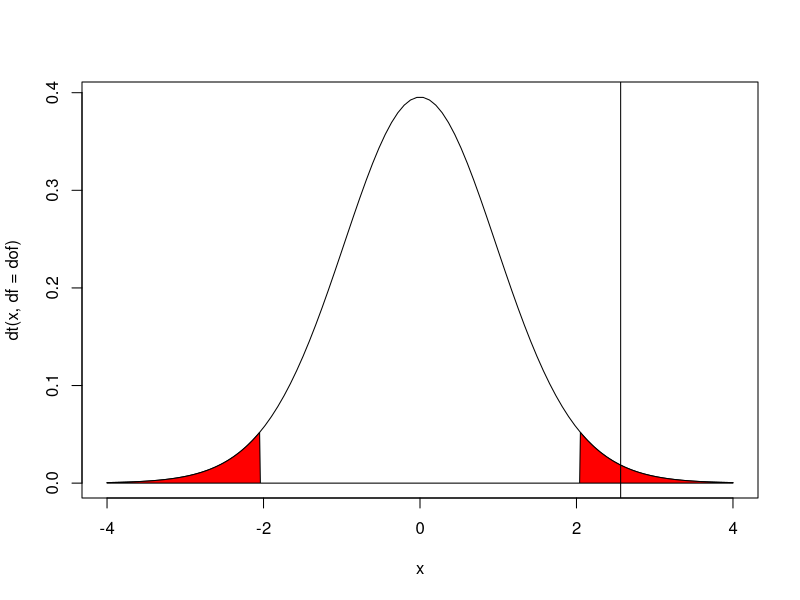
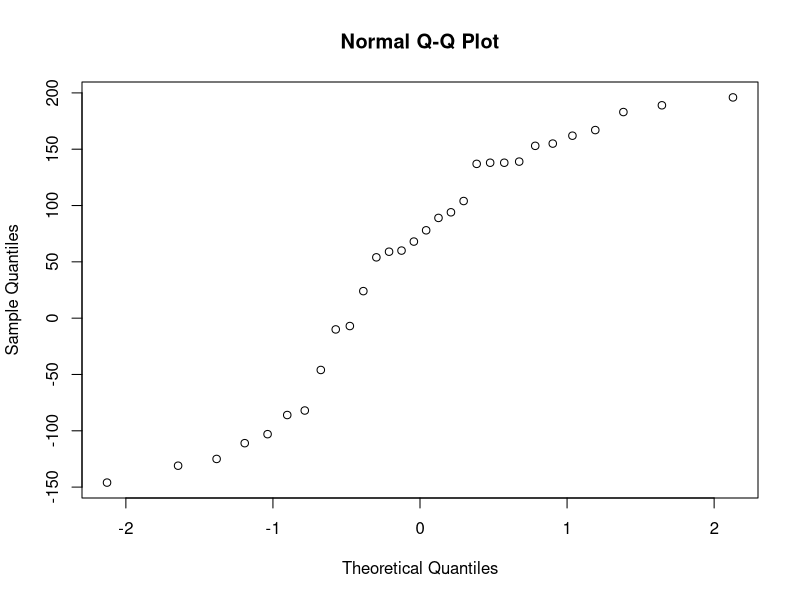
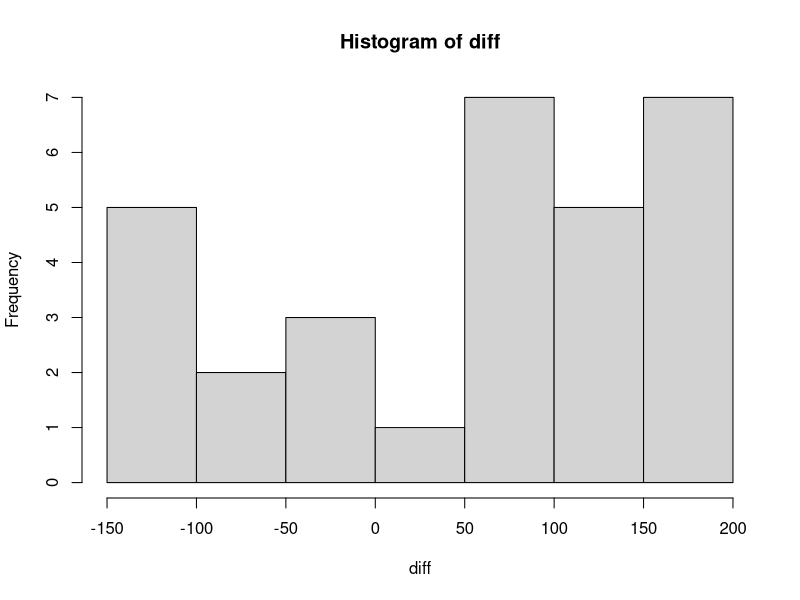
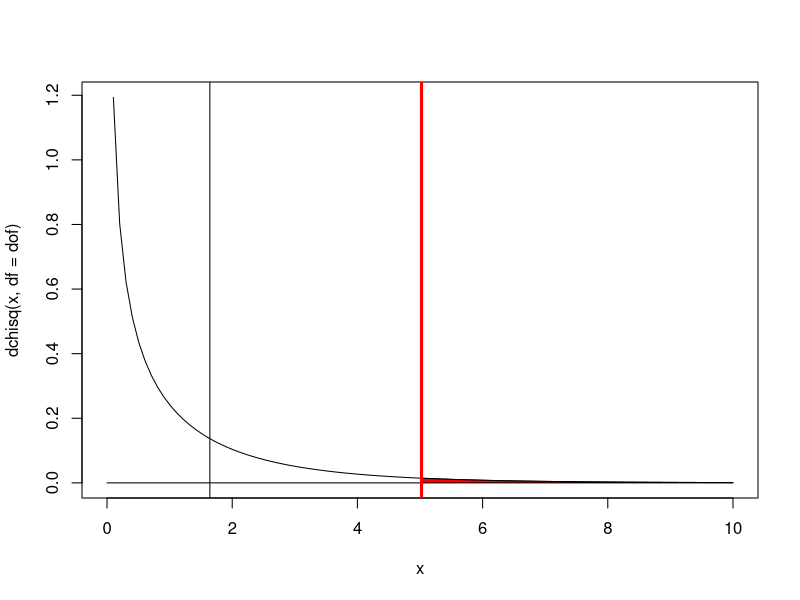

These figures' R source, in order:
## ---- chunk 1
library(glue)

# quick function to make plotting faster
t_plot <- function(alpha=0.05, dof = 5,t_obs = 0){
  # define rejection regions
  rej_left <- qt(alpha/2,df = dof)
  rej_right <- qt(alpha/2,df = dof,lower.tail = F)
  #plot the curve with rejection regions
  x <- seq(-4,4,length.out = 100)
  plot(
    x,
    y = dt(x,df = dof),
    type = 'l'
  )
  ## x and y for the whole area
  xReject <- c(seq(-4,4,by=0.01))
  yReject <- dt(xReject,df = dof)
  yReject[xReject > rej_left & xReject < rej_right] <- 0
  polygon(c(xReject,xReject[length(xReject)],xReject[1]),
  c(yReject,0, 0), col='red')
  abline(v = t_obs)
}

chisq_plot <- function(alpha=0.05, dof = 5,t_obs = 0){
  # define rejection regions
  # rej_left <- qchisq(alpha/2,df = dof)
  rej_right <- qchisq(alpha/2,df = dof,lower.tail = F)
  #plot the curve with rejection regions
  x <- seq(0,10,length.out = 100)
  plot(
    x,
    y = dchisq(x,df = dof),
    type = 'l'
  )
  ## x and y for the whole area
  xReject <- c(seq(0,10,by=0.01))
  yReject <- dchisq(xReject,df = dof)
  yReject[xReject < rej_right] <- 0
  polygon(c(xReject,xReject[length(xReject)],xReject[1]),
  c(yReject,0, 0), col='red')
  abline(v = t_obs)
  abline(v = rej_right,col = 'red', lw = 3)
}

#Load in the data
df <- read.csv('bestroute.csv')
hmin <- df$HighwayMin * 60
hsec <- df$HighwaySec 
h <- hmin + hsec

bmin <- df$BackRouteMin *60
bsec <- df$BackRouteSec
b <- bmin + bsec
## ---- chunk 2
alpha <- 0.05
n <- length(h)
d <- h-b
dbar <- mean(d)
s_d <- var(d)
s_dbar <- sqrt(s_d / n)
dof <- n - 1
t <- dbar / s_dbar
t_crit <- abs(qt(alpha/2, df = dof, lower.tail = F))
p_value <- 2*pt(t,df = dof, lower.tail = F)
t_plot(alpha, dof = dof, t_obs = t)
glue('degrees of freedom: {dof}\nt_obs: {t}\nt_crit: {t_crit}\np-value: {p_value}')
## ---- chunk 3
t.test(h,b,paired = T)
## ---- chunk 4
diff <- h-b
# find index of nonzero differences
r <- which(diff != 0)
diff <- diff[r]
h <- h[r]
b <- b[r]
absd <- abs(diff)
ranks <- rank(absd)
n <- length(diff)

T_pos <- ranks[diff > 0]
T_p <- sum(T_pos)

T_neg <- ranks[diff < 0]
T_n <- sum(T_neg)

smaller_T <- min(abs(T_p),abs(T_n))
left <- psignrank(smaller_T, n)
p <- 2 * left
glue('T+: {T_p}\nT-: {T_n}\nleft: {left}\np-value: {p}')
## ---- chunk 5
df <- data.frame(h,b,diff)
df$absd <- abs(df$diff)
df$rank <- rank(abs(diff))
df$sign <- (df$diff / abs(df$diff)) 
# Get the df index of ranks in ascending rank order
rank_order <- order(df$rank)
# Identify df indexes where rank is not a whole number
repeated_ranks <- rank_order[ranks[ranks != as.integer(ranks)]]
repeats <- df[repeated_ranks, ]
# Repeats Of Different Sign
ros <- (repeats$diff + (repeats$diff * repeats$sign))
rods <- repeats[ros == 0,]
# w = number of columns in rods
w <- dim(rods)[1]
print(w)
## ---- chunk 6
rods_correction <- function(rods){
  t_c <- 0
  if (w == 0){
    return(t_c)
  }
  if (w != 0){
    t_vec <- vector()
    n <- 1
    for (i in (unique(rods$absd))){
      t_vec[n] <- nrow(rods[,rods$diff == i])
      n <- n+1
    }
    for (i in 1:length(t_vec)){
      t_i <- t_vec[i]
      t_c <- t_c + (t_i^3 - t_i)
    }
    t_c <- (t_c / 2)
    return(t_c)
  }
}
t_c <- rods_correction(rods)
## ---- chunk 7
mu <- (n * (n+1)) / 4
sig <- sqrt(  (n*(n+1)*(2*n + 1) - t_c) / 24  )
Z <- (abs(smaller_T - mu) - 0.5) / sig
p <- 2*(pnorm(Z,lower.tail = F))
print(p)
## ---- chunk 8
wilcox.test(x = h,y = b,paired = T, alternative = 'two.sided')
## ---- chunk 9
qqnorm(diff)
hist(diff)
shapiro.test(diff)
## ---- chunk 10
k <- c('banana', 'vinegar','honey','sugarwater')
obs <- c(23, 18, 5, 10)
n <- sum(obs)
K <- length(k)
preds <- vector()
for (i in k)
  preds[i] <- n/K

chisq.value <- sum((obs - preds)^2 / preds)
p <- pchisq(abs(chisq.value), df = K-1, lower.tail = F)
glue('\nChiSQ goodness of fit\nchisq: {chisq.value}\np_value: {p}')
## ---- chunk 11
chisq.test(x = obs, p = preds / n)
## ---- chunk 12
obs <- matrix(c(16,13,5,1),byrow = T,nrow = 2, ncol = 2)
obs
## ---- chunk 13
alpha <- 0.05
n <- sum(obs)

Rvec <- rowSums(obs)
Cvec <- colSums(obs)

chi.stat <- (det(obs)^2 * n) / prod(Rvec * Cvec)
chi.crit <- qchisq(alpha/2,df = 1,lower.tail = F)
p_value <- pchisq(chi.stat,df =1,lower.tail = F)
glue('chi.stat: {chi.stat}\nchi.crit: {chi.crit}\np-value: {p_value}')
## ---- chunk 14
chisq_plot(0.05,1,chi.stat)
## ---- chunk 15
alpha <- 0.05
n <- sum(obs)

Rvec <- rowSums(obs)
Cvec <- colSums(obs)

chi.stat <- (  (abs(det(obs)) - (n/2))^2 * n  ) / prod(Rvec * Cvec)
chi.crit <- qchisq(alpha/2,df = 1,lower.tail = F)
p_value <- pchisq(chi.stat,df =1,lower.tail = F)
glue('chi.stat: {chi.stat}\nchi.crit: {chi.crit}\np-value: {p_value}')
## ---- chunk 16
chisq.test(obs)
